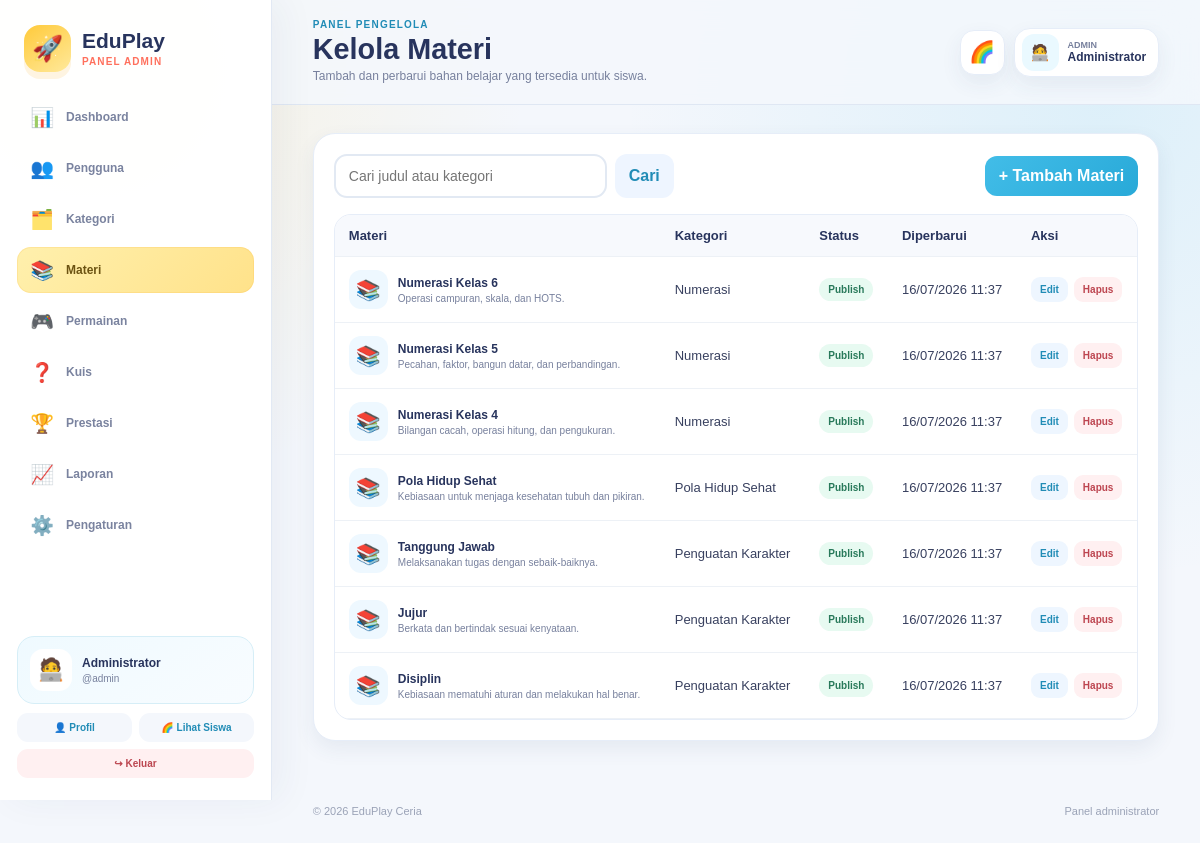
Screenshot of /admin/materi/index.php (signed in) with the database file from the repository.
### tables this page shows
CREATE TABLE materi(id INT AUTO_INCREMENT PRIMARY KEY,kategori_id INT NULL,judul VARCHAR(180) NOT NULL,slug VARCHAR(190) UNIQUE NOT NULL,ringkasan TEXT,konten LONGTEXT,status ENUM('draft','publish') DEFAULT 'publish',created_at DATETIME DEFAULT CURRENT_TIMESTAMP,updated_at DATETIME NULL,FOREIGN KEY(kategori_id) REFERENCES kategori_materi(id) ON DELETE SET NULL);

CREATE TABLE kategori_materi(id INT AUTO_INCREMENT PRIMARY KEY,nama VARCHAR(100) NOT NULL,slug VARCHAR(120) UNIQUE NOT NULL);

### config/helper.php (called while the page is built, shortened)
<?php
function e(mixed $value): string { return htmlspecialchars((string)($value ?? ''), ENT_QUOTES, 'UTF-8'); }
function url(string $path=''): string { return BASE_URL . '/' . ltrim($path, '/'); }
function format_date_id(?string $date): string {
    $timestamp = strtotime($date);
    return $timestamp ? date('d/m/Y H:i', $timestamp) : $date;
}

### config/auth.php (called while the page is built, shortened)
<?php
require_once __DIR__ . '/helper.php';
function current_user(): ?array {
    if (!empty($_SESSION['user']) && is_array($_SESSION['user'])) return $_SESSION['user'];
    return null;
}

### admin/materi/index.php (the view)
<?php
require_once __DIR__.'/../../config/auth.php';require_once __DIR__.'/../../config/database.php';require_once __DIR__.'/../../config/helper.php';require_admin();$pdo=db();$rows=[];$q=trim((string)($_GET['q']??''));if($pdo){if($q!==''){$s=$pdo->prepare('SELECT m.*,k.nama kategori FROM materi m LEFT JOIN kategori_materi k ON k.id=m.kategori_id WHERE m.judul LIKE ? OR k.nama LIKE ? ORDER BY m.id DESC');$s->execute(["%$q%","%$q%"]);$rows=$s->fetchAll();}else{$rows=$pdo->query('SELECT m.*,k.nama kategori FROM materi m LEFT JOIN kategori_materi k ON k.id=m.kategori_id ORDER BY m.id DESC')->fetchAll();}}
$adminPageTitle='Kelola Materi';$adminPageDescription='Tambah dan perbarui bahan belajar yang tersedia untuk siswa.';$adminActive='materi';include __DIR__.'/../../includes/admin_header.php';
?>
<section class="admin-card"><div class="admin-toolbar"><form class="admin-search"><input name="q" value="<?=e($q)?>" placeholder="Cari judul atau kategori"><button class="btn ghost">Cari</button></form><a class="btn" href="<?=url('admin/materi/tambah.php')?>">+ Tambah Materi</a></div><?php if($rows):?><div class="admin-table-wrap"><table><thead><tr><th>Materi</th><th>Kategori</th><th>Status</th><th>Diperbarui</th><th>Aksi</th></tr></thead><tbody><?php foreach($rows as $r):?><tr><td><div class="admin-row-title"><span class="admin-row-avatar">📚</span><span><strong><?=e($r['judul'])?></strong><small><?=e(mb_strimwidth((string)$r['ringkasan'],0,70,'…'))?></small></span></div></td><td><?=e($r['kategori']?:'Tanpa kategori')?></td><td><span class="status-badge <?=e($r['status'])?>"><?=e(ucfirst($r['status']))?></span></td><td><?=e(format_date_id($r['updated_at']?:$r['created_at']))?></td><td><div class="table-actions"><a href="<?=url('admin/materi/edit.php?id='.$r['id'])?>">Edit</a><form class="inline-form" method="post" action="<?=url('admin/materi/hapus.php')?>" onsubmit="return confirm('Hapus materi ini?')"><?=csrf_field()?><input type="hidden" name="id" value="<?=$r['id']?>"><button class="danger">Hapus</button></form></div></td></tr><?php endforeach;?></tbody></table></div><?php else:?><div class="admin-empty"><span>📚</span><strong>Belum ada materi</strong><small>Tambahkan materi pertama atau ubah kata pencarian.</small></div><?php endif;?></section>
<?php include __DIR__.'/../../includes/admin_footer.php'; ?>

### includes/admin_header.php (shortened to what this page needs)
<?php
require_once __DIR__.'/../config/helper.php';
require_once __DIR__.'/../config/auth.php';
$adminPageTitle = $adminPageTitle ?? 'Panel Admin';
$adminPageDescription = $adminPageDescription ?? 'Kelola EduPlay Ceria.';
$adminActive = $adminActive ?? '';
?>
<!doctype html>
<html lang="id">
<head>
<link rel="stylesheet" href="<?= url('assets/css/style.css') ?>">
<link rel="stylesheet" href="<?= url('assets/css/admin.css') ?>">
<link rel="stylesheet" href="<?= url('assets/css/responsive.css') ?>">
</head>
<body class="admin-body">
<div class="admin-app">
  <?php include __DIR__.'/admin_sidebar.php'; ?>
  <div class="admin-main">
    <header class="admin-topbar">
      <div class="admin-topbar-copy"><small>Panel Pengelola</small><h1><?= e($adminPageTitle) ?></h1><p><?= e($adminPageDescription) ?></p></div>
      <div class="admin-topbar-actions">
        <a class="admin-icon-link" href="<?= url('index.php') ?>" title="Lihat sisi siswa">🌈</a>
        <a class="admin-profile-chip" href="<?= url('admin/profile/index.php') ?>"><span>🧑‍💻</span><span><small>Admin</small><b><?= e($adminUser['name'] ?? '') ?></b></span></a>
      </div>
    </header>
      <div class="admin-mobile-menu-panel"><?php include __DIR__.'/admin_sidebar.php'; ?></div>
    <main class="admin-content">

### includes/admin_sidebar.php
<?php
$adminActive = $adminActive ?? '';
$adminUser = current_user();
$adminItems = [
    ['dashboard','📊','Dashboard','admin/dashboard.php'],
    ['user','👥','Pengguna','admin/user/index.php'],
    ['kategori','🗂️','Kategori','admin/kategori/index.php'],
    ['materi','📚','Materi','admin/materi/index.php'],
    ['permainan','🎮','Permainan','admin/permainan/index.php'],
    ['quiz','❓','Kuis','admin/quiz/index.php'],
    ['prestasi','🏆','Prestasi','admin/prestasi/index.php'],
    ['laporan','📈','Laporan','admin/laporan/index.php'],
    ['setting','⚙️','Pengaturan','admin/setting/index.php'],
];
?>
<aside class="admin-sidebar">
  <a class="admin-brand" href="<?= url('admin/dashboard.php') ?>">
    <span class="admin-brand-mark">🚀</span>
    <span><strong>EduPlay</strong><small>Panel Admin</small></span>
  </a>
  <nav class="admin-menu" aria-label="Navigasi administrator">
    <?php foreach ($adminItems as [$key,$icon,$label,$path]): ?>
      <a class="<?= $adminActive === $key ? 'active' : '' ?>" href="<?= url($path) ?>"><span><?= $icon ?></span><b><?= e($label) ?></b></a>
    <?php endforeach; ?>
  </nav>
  <div class="admin-account-card">
    <span class="admin-avatar">🧑‍💻</span>
    <div><strong><?= e($adminUser['name'] ?? 'Administrator') ?></strong><small>@<?= e($adminUser['username'] ?? 'admin') ?></small></div>
  </div>
  <div class="admin-sidebar-actions">
    <a href="<?= url('admin/profile/index.php') ?>">👤 Profil</a>
    <a href="<?= url('index.php') ?>">🌈 Lihat Siswa</a>
    <a class="danger-link" href="<?= url('logout.php') ?>">↪ Keluar</a>
  </div>
</aside>

### includes/admin_footer.php
    </main>
    <footer class="admin-footer"><span>© <?= date('Y') ?> EduPlay Ceria</span><span>Panel administrator</span></footer>
  </div>
</div>
</body>
</html>

### assets/css/style.css (style rules this page uses)
:root { --sun:#ffca3a; --sun-deep:#f5a623; --coral:#ff705d; --sky:#42bde8; --sky-deep:#218cb6; --mint:#4fd2a2; --mint-deep:#249872; --violet:#8b7cf6; --navy:#28345d; --ink:#38405f; --muted:#77809d; --paper:#ffffff; --canvas:#f5f9ff; --canvas-warm:#fff9e9; --line:#e6edf8; --danger:#ef5b67; --success:#34b27b; --shadow-sm:0 8px 20px rgba(51,72,116,.08); --shadow:0 18px 45px rgba(51,72,116,.13); --shadow-pop:0 14px 0 rgba(42,52,93,.05),0 22px 50px rgba(51,72,116,.16); --radius-sm:14px; --radius:22px; --radius-lg:32px; --sidebar:260px; font-family:"Nunito","Arial Rounded MT Bold","Trebuchet MS",Arial,sans-serif; }
* { box-sizing:border-box }
html { scroll-behavior:smooth;background:var(--canvas) }
body { margin:0;color:var(--ink);background: radial-gradient(circle at 5% 5%,rgba(255,202,58,.18),transparent 24rem), radial-gradient(circle at 95% 12%,rgba(66,189,232,.16),transparent 28rem), var(--canvas);min-height:100vh }
a { color:inherit }
button,input,textarea,select { font:inherit }
button,a { -webkit-tap-highlight-color:transparent }
.big-btn,.action-btn,.btn { display:inline-flex;align-items:center;justify-content:center;gap:8px;min-height:48px;border:0;border-radius:16px;padding:11px 18px;text-align:center;text-decoration:none;font-weight:900;cursor:pointer;transition:.17s transform,.17s filter,.17s box-shadow }
.big-btn.blue,.btn { background:linear-gradient(135deg,var(--sky),#28a9d8);color:#fff }
.btn { min-height:40px;border-radius:12px;padding:9px 14px }
.btn.ghost { background:#eef5ff;color:var(--sky-deep) }
table { border-collapse:collapse;width:100%;font:13px Arial,sans-serif }
th,td { padding:13px 14px;border-bottom:1px solid #edf1f6;text-align:left;white-space:nowrap }
th { color:var(--navy);background:#f8faff;font-weight:900 }
input,textarea,select { width:100%;padding:12px 13px;border:2px solid #e2e9f3;border-radius:13px;font:14px Arial,sans-serif;background:#fff;color:var(--ink);outline:none;transition:.15s border,.15s box-shadow }

### rows the page displays
materi: judul "Numerasi Kelas 6", ringkasan "Operasi campuran, skala, dan HOTS.", kategori.nama "Numerasi", status "Publish", format_date_id($r['updated_at']?:$r['created_at']) "16/07/2026 11:37"
materi: judul "Numerasi Kelas 5", ringkasan "Pecahan, faktor, bangun datar, dan perbandingan.", kategori.nama "Numerasi", status "Publish", format_date_id($r['updated_at']?:$r['created_at']) "16/07/2026 11:37"
materi: judul "Numerasi Kelas 4", ringkasan "Bilangan cacah, operasi hitung, dan pengukuran.", kategori.nama "Numerasi", status "Publish", format_date_id($r['updated_at']?:$r['created_at']) "16/07/2026 11:37"
materi: judul "Pola Hidup Sehat", ringkasan "Kebiasaan untuk menjaga kesehatan tubuh dan pikiran.", kategori.nama "Pola Hidup Sehat", status "Publish", format_date_id($r['updated_at']?:$r['created_at']) "16/07/2026 11:37"
materi: judul "Tanggung Jawab", ringkasan "Melaksanakan tugas dengan sebaik-baiknya.", kategori.nama "Penguatan Karakter", status "Publish", format_date_id($r['updated_at']?:$r['created_at']) "16/07/2026 11:37"
materi: judul "Jujur", ringkasan "Berkata dan bertindak sesuai kenyataan.", kategori.nama "Penguatan Karakter", status "Publish", format_date_id($r['updated_at']?:$r['created_at']) "16/07/2026 11:37"
materi: judul "Disiplin", ringkasan "Kebiasaan mematuhi aturan dan melakukan hal benar.", kategori.nama "Penguatan Karakter", status "Publish", format_date_id($r['updated_at']?:$r['created_at']) "16/07/2026 11:37"

### other values shown
$icon "📊"
$label "Dashboard"
$icon "👥"
$label "Pengguna"
$icon "🗂️"
$label "Kategori"
$icon "📚"
$label "Materi"
$icon "🎮"
$label "Permainan"
$icon "❓"
$label "Kuis"
$icon "🏆"
$label "Prestasi"
$icon "📈"
